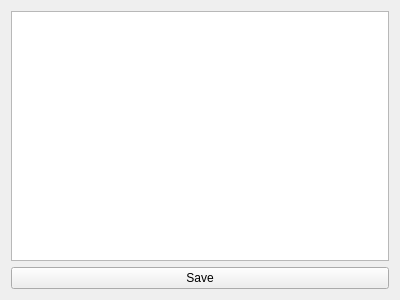
<?xml version="1.0" encoding="UTF-8"?>
<ui version="4.0">
 <class>Develop</class>
 <widget class="QWidget" name="Develop">
  <property name="geometry">
   <rect>
    <x>0</x>
    <y>0</y>
    <width>400</width>
    <height>300</height>
   </rect>
  </property>
  <property name="windowTitle">
   <string>Develop</string>
  </property>
  <layout class="QVBoxLayout" name="verticalLayout">
   <item>
    <widget class="QTextEdit" name="textEdit"/>
   </item>
   <item>
    <widget class="QPushButton" name="saveButton">
     <property name="text">
      <string>Save</string>
     </property>
    </widget>
   </item>
  </layout>
 </widget>
 <resources/>
 <connections/>
</ui>
